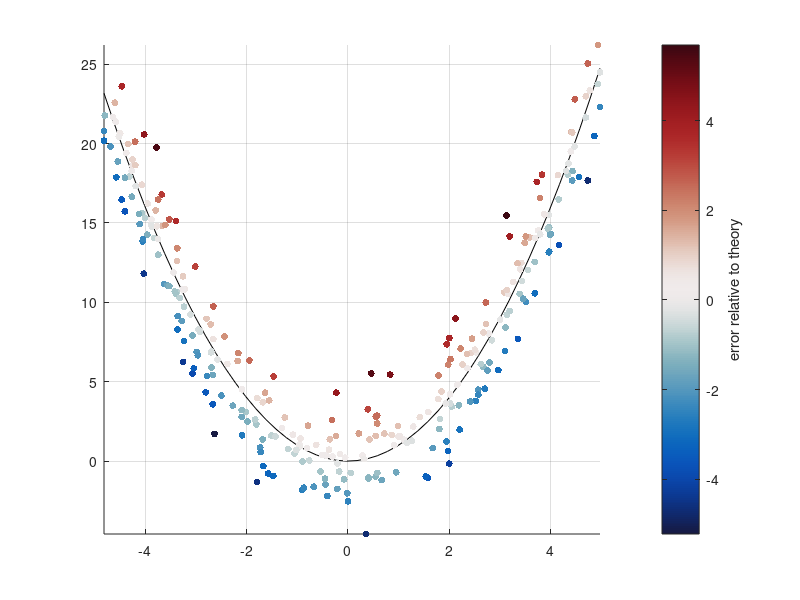

Write MATLAB code to recreate this figure. (Note: this script raises an error after producing the figure.)
% Some sample data with noise:
x = 10*rand(300, 1) - 5;
noise = 2*randn(size(x));
y = x.^2 + noise;

% A theoretical perfect x^2 line:
x_theoretical = linspace(min(x), max(x), 50);
y_theoretical = x_theoretical.^2;

% Plot the data:
figure; hold on
plot(x_theoretical, y_theoretical, 'k-')
scatter(x,y, 25, noise, 'filled')

CM = [.09 .10 .26; .04 .37 .74; .45 .66 .74; .94 .92 .92;
      .81 .54 .45; .65 .13 .14; .23 .03 .07];

CX1 = linspace(0, 1, size(CM,1));
CX2 = linspace(0, 1, 256)';
CM = interp1(CX1, CM, CX2, 'pchip');
colormap(CM); cbHdl = colorbar;
ylabel(cbHdl, 'error relative to theory')
box off; axis tight; grid on

% Move the pivot(center of colormap) to 0.
setColormapPivot(0)
